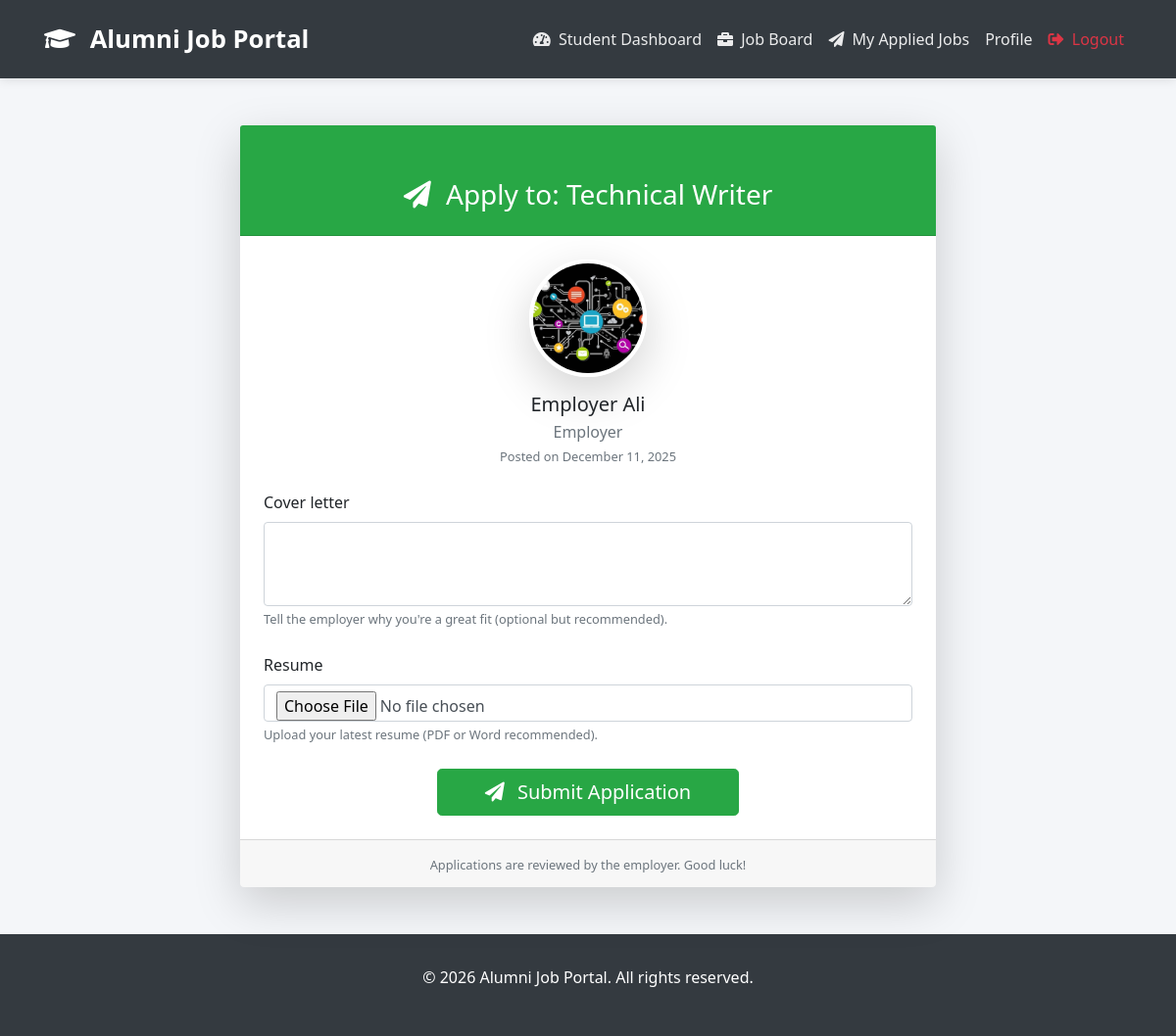
The app's page /job/apply/20/ (signed in) with its own data.
### myapp/models.py (models this page shows, shortened)
class Job(models.Model):
    JOB_TYPE_CHOICES = (
        ('full_time', 'Full Time'),
        ('part_time', 'Part Time'),
        ('internship', 'Internship'),
        ('contract', 'Contract'),
        ('remote', 'Remote'),
    )
    STATUS_CHOICES = (
        ('draft', 'Draft'),
        ('open', 'Open'),
        ('closed', 'Closed'),
        ('pending', 'Pending'),
        ('approved', 'Approved'),
        ('rejected', 'Rejected'),
    )
    posted_by = models.ForeignKey(CustomUser, on_delete=models.CASCADE, related_name='posted_jobs')
    title = models.CharField(max_length=255)
    description = models.TextField()
    location = models.CharField(max_length=255, blank=True)
    salary_range_min = models.PositiveIntegerField(null=True, blank=True)
    salary_range_max = models.PositiveIntegerField(null=True, blank=True)
    job_type = models.CharField(max_length=20, choices=JOB_TYPE_CHOICES)
    required_skills = models.CharField(max_length=500, blank=True, help_text="Comma-separated skills")
    posted_at = models.DateTimeField(auto_now_add=True)
    deadline = models.DateField(null=True, blank=True)
    status = models.CharField(max_length=10, choices=STATUS_CHOICES, default='open')

class Profile(models.Model):
    VISIBILITY_CHOICES = (
        ('Public', 'Public'),
        ('Private', 'Private'),
    )
    user = models.OneToOneField(CustomUser, on_delete=models.CASCADE, primary_key=True, related_name='profile')
    phone_number = models.CharField(max_length=15, blank=True, null=True)
    bio = models.TextField(blank=True, null=True)
    profile_visibility = models.CharField(max_length=10, choices=VISIBILITY_CHOICES, default='Public')
    last_updated = models.DateTimeField(auto_now=True)
    skills = models.CharField(max_length=1000, blank=True, help_text="Comma-separated list of skills")
    education = models.TextField(blank=True, help_text="Describe your education")
    experience = models.TextField(blank=True, help_text="Describe your work experience")
    resume = models.FileField(
        upload_to='resumes/%Y/%m/%d/',
        validators=[FileExtensionValidator(allowed_extensions=['pdf', 'doc', 'docx'])],
        blank=True,
        null=True
    )
    resume_file_name = models.CharField(max_length=255, blank=True)
    resume_upload_date = models.DateTimeField(null=True, blank=True)
    profile_pic = models.ImageField(
        upload_to='profile_pics/%Y/%m/%d/',
        blank=True,
        null=True,
        validators=[FileExtensionValidator(allowed_extensions=['jpg', 'jpeg', 'png'])]
    )

class CustomUser(models.Model):
    ROLE_CHOICES = (
        ('alumni', 'Alumni'),
        ('student', 'Student'),
        ('employer', 'Employer'),
    )
    STATUS_CHOICES = (
        ('pending', 'Pending'),
        ('approved', 'Approved'),
        ('rejected', 'Rejected'),
    )
    username = models.CharField(max_length=150, unique=True)
    full_name = models.CharField(max_length=255)
    email = models.EmailField(unique=True)
    password = models.CharField(max_length=255)
    role = models.CharField(max_length=20, choices=ROLE_CHOICES, default='student')
    status = models.CharField(max_length=20, choices=STATUS_CHOICES, default='pending')
    created_at = models.DateTimeField(auto_now_add=True)

### myapp/views.py (the view)
# urls.py: path('job/apply/<int:job_id>/', views.apply_job, name='apply_job'),
def apply_job(request, job_id):
    user = require_login_user(request)
    if not user:
        return redirect('login')
    job = get_object_or_404(Job, id=job_id, status='approved')
    if job.posted_by == user:
        messages.error(request, "You cannot apply to your own job.")
        return redirect('job_board')
    if JobApplication.objects.filter(job=job, applicant=user).exists():
        messages.warning(request, "You have already applied to this job.")
        return redirect('job_board')
    if request.method == 'POST':
        form = JobApplicationForm(request.POST, request.FILES)
        if form.is_valid():
            application = form.save(commit=False)
            application.job = job
            application.applicant = user
            application.save()
            try:
                send_mail(
                    subject=f"New Application for {job.title}",
                    message=f"Hi {job.posted_by.full_name},\n\n"
                            f"{user.full_name} ({user.email}) has applied to your job posting:\n\n"
                            f"Job: {job.title}\n"
                            f"View applications: http://127.0.0.1:8000/jobs/my-applications/\n\n"
                            f"Best regards,\nAlumni Job Portal Team",
                    from_email=settings.EMAIL_HOST_USER,
                    recipient_list=[job.posted_by.email],
                    fail_silently=False,
                )
            except Exception:
                pass
            messages.success(request, "Job application submitted successfully.")
            return redirect('job_board')
        else:
            messages.error(request, "Please correct the errors below.")
    else:
        form = JobApplicationForm()
    return render(request, 'jobs/apply_job.html', {'form': form, 'job': job})

### myapp/forms.py
class JobApplicationForm(forms.ModelForm):
    class Meta:
        model = JobApplication
        fields = ['resume', 'cover_letter']
        widgets = {
            'resume': forms.ClearableFileInput(attrs={'class': 'form-control'}),
            'cover_letter': forms.Textarea(attrs={'class': 'form-control', 'rows': 3}),
        }

### myapp/views.py (called while the page is built)
def require_login(request):
    if 'user_id' not in request.session:
        messages.error(request, "Please login first.")
        return None
    try:
        return CustomUser.objects.get(id=request.session['user_id'])
    except CustomUser.DoesNotExist:
        messages.error(request, "User session invalid. Please login again.")
        return None

def require_login_user(request):
    return require_login(request)

### templates/jobs/apply_job.html (shortened to what this page needs)
{% extends 'base.html' %}
{% load static %}
{% block content %}
<div class="container mt-5">
    <div class="row justify-content-center">
        <div class="col-lg-8 col-md-10">
            <div class="card shadow-lg border-0">
                <div class="card-header bg-success text-white text-center py-4">
                    <h3 class="mb-0">
                        <i class="fas fa-paper-plane mr-2"></i>
                        Apply to: {{ job.title }}
                    </h3>
                </div>
                <div class="card-body p-4">
                    <div class="text-center mb-4">
                        {% if job.posted_by.profile.profile_pic %}
                            <img src="{{ job.posted_by.profile.profile_pic.url }}"
                                 alt="{{ job.posted_by.full_name }}"
                                 class="rounded-circle shadow-lg img-fluid"
                                 style="width: 120px; height: 120px; object-fit: cover; border: 4px solid #fff;">
                        {% else %}
                            <div class="rounded-circle bg-light shadow-lg d-flex align-items-center justify-content-center"
                                 style="width: 120px; height: 120px; margin: 0 auto; border: 4px solid #fff;">
                                <i class="fas fa-user fa-4x text-muted"></i>
                            </div>
                        {% endif %}
                        <h5 class="mt-3 mb-1">{{ job.posted_by.full_name }}</h5>
                        <p class="text-muted mb-0">
                            {% if job.posted_by.profile.company_name %}
                                {{ job.posted_by.profile.company_name }}
                            {% else %}
                                Employer
                            {% endif %}
                        </p>
                        <small class="text-muted">Posted on {{ job.posted_at|date:"F j, Y" }}</small>
                    </div>
                    <form method="POST" enctype="multipart/form-data" novalidate>
                        <div class="row">
                            <div class="col-12 mb-4">
                                <label for="{{ form.cover_letter.id_for_label }}" class="form-label fw-bold">
                                    {{ form.cover_letter.label }}
                                </label>
                                {{ form.cover_letter }}
                                <small class="text-muted">Tell the employer why you're a great fit (optional but recommended).</small>
                            </div>
                            <div class="col-12 mb-4">
                                <label for="{{ form.resume.id_for_label }}" class="form-label fw-bold">
                                    {{ form.resume.label }}
                                </label>
                                {{ form.resume }}
                                <small class="text-muted">Upload your latest resume (PDF or Word recommended).</small>
                            </div>
                            <div class="col-12 text-center">
                                <button type="submit" class="btn btn-success btn-lg px-5">
                                    <i class="fas fa-paper-plane mr-2"></i> Submit Application
                                </button>
                            </div>
                        </div>
                    </form>
                </div>
                <div class="card-footer text-center text-muted">
                    <small>Applications are reviewed by the employer. Good luck!</small>
                </div>
            </div>
        </div>
    </div>
</div>
{% endblock %}

### templates/base.html (style rules this page uses)
:root { --primary: #0d6efd; --dark: #343a40; }
body { background-color: #f4f6f9; font-family: 'Segoe UI', Tahoma, Geneva, Verdana, sans-serif; }
h1, h2, h3, h4 { margin: 30px; text-align: center; }

### templates/jobs/apply_job.html (style rules this page uses)
.rounded-circle { transition: transform 0.3s ease; }

### records on screen
Job: title "Technical Writer", posted_by.profile.profile_pic (picture), posted_by.full_name "Employer Ali", posted_at "December 11, 2025"
